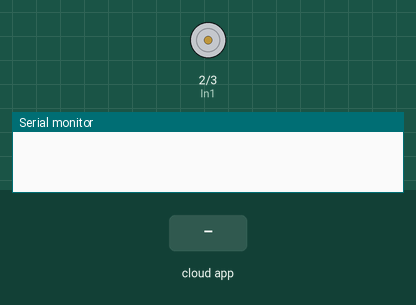
This sketch was run on a simulated Arduino Uno, built with avr-gcc and run on an emulated ATmega328P. Parts: motor-driver pin pairs drawn as motors (green arrow = first pin HIGH = forward, orange = second pin HIGH = backward, longer = more drive, scaled by the enable pin), the last lines printed to the serial monitor. Inputs (shaded band) come from the test bench. The ROS host is connected and sends only what is stated.

Above: at 1.2 s.
1.3 s: the phone or cloud app sets cmd_pwm to -100
At 2.5 s:
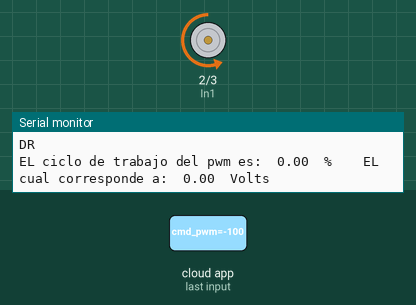
2.8 s: the phone or cloud app sets cmd_pwm to 0
At 3.7 s:
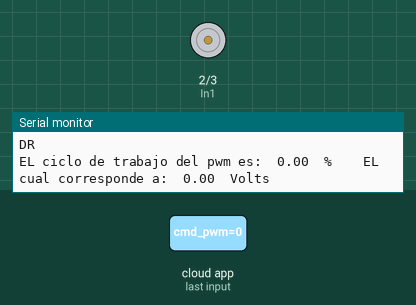
4.3 s: the phone or cloud app sets cmd_pwm to 100
At 4.9 s:
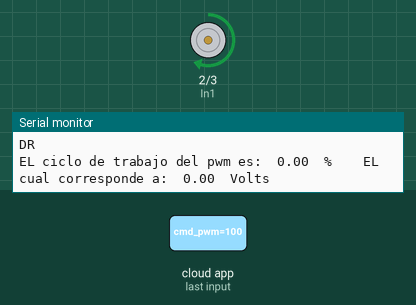
Timing chart, 0 to 7.3 s (numbered marks = the images above; inputs shaded):
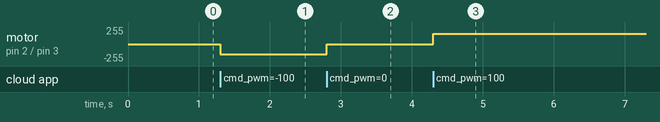

The sketch:

Motorola.ino
```cpp
#include <ros.h>
#include <std_msgs/Float32.h>

ros::NodeHandle nh;

const int In1 = 2; // Analog output pin
const int In2 = 3; // Analog output pin
const int EnA = 11; // Activar o desactivar Puente H

const int Vcc = 5;
const int Vcc_sc = Vcc/255;

float voltage,duty;
int pwm = 0;

float sgn_ros;

void direction_fcn(const std_msgs::Float32& msg)
{
  sgn_ros = msg.data;
  Serial.println("DR");
  digitalWrite(In1, sgn_ros>0.01);
  digitalWrite(In2, sgn_ros<0.01);
  pulse();
}

ros::Subscriber<std_msgs::Float32> sub("cmd_pwm", direction_fcn);

void setup() {
  // initialize serial communications at 9600 bps:
  Serial.begin(9600);
  pinMode(EnA, OUTPUT);
  pinMode(In1, OUTPUT);
  pinMode(In2, OUTPUT);

  nh.initNode();
  nh.subscribe(sub);
}

void loop() { nh.spinOnce(); delay(1); }

void pulse ()
{
  pwm = abs(sgn_ros*255);
  voltage = pwm * Vcc_sc;
  duty = 100*voltage/Vcc;

  analogWrite(EnA, pwm);
  print_data();
}

void print_data()
{
  Serial.print("EL ciclo de trabajo del pwm es:  ");
  Serial.print(duty);
  Serial.print("  %");
  Serial.print("    EL cual corresponde a:  " );
  Serial.print(voltage);
  Serial.println("  Volts" );
}
```

Measured:
- after the input at 1.3 s, motor on pin 2 (In1) / pin 3 (In2): stopped → backward 156/255 at once
- after the input at 2.8 s, motor on pin 2 (In1) / pin 3 (In2): backward 156/255 → stopped at once
- after the input at 4.3 s, motor on pin 2 (In1) / pin 3 (In2): stopped → forward 156/255 at once
